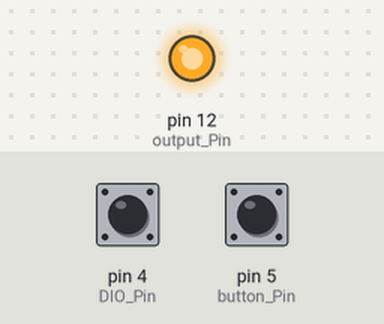
Bench run of a sketch on a simulated Arduino Uno, built with avr-gcc and run on an emulated ATmega328P. Parts: output pins drawn as LEDs (lit = HIGH). The test bench sets the inputs (shaded band); at power-on: pin 4 (DIO_Pin) HIGH, pin 5 (button_Pin) HIGH.

Above: at 1.2 s.
1.3 s: pin 4 (DIO_Pin) pulled LOW for 0.15 s
At 1.37 s:
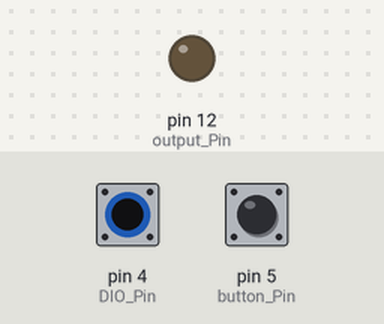
2.9 s: pin 4 (DIO_Pin) pulled LOW for 3.2 s
At 6.4 s:
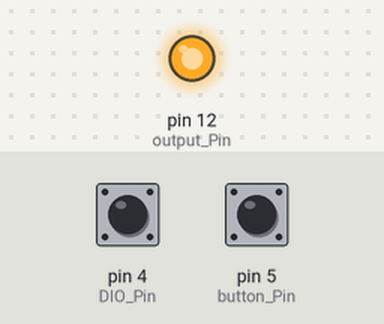
Timing chart, 0 to 7.9 s (numbered marks = the images above; inputs shaded):
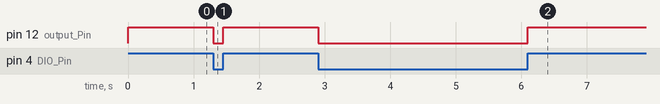

Measured:
- after the input at 1.3 s, pin 12 (output_Pin): HIGH → LOW at once, → HIGH 0.15 s later
- after the input at 2.9 s, pin 12 (output_Pin): HIGH → LOW at once, → HIGH 3.2 s later

The sketch:

DisneyReward.ino
```cpp
// Disney Reward Timer
// Pat Henry
// 20 July 2015
// modified by wolf zinke

// Disney timer for Juicer Control
// based on Version 3a - All pin numbers and global variables now defined in beginning of program
// make it easy to change input/output pin numbers.

// Define all the pins numbers and the global variables here:
const int button_Pin        =   5; // Pin 5 input for juicer hand-held runtime button [RED]
const int DIO_Pin           =   4; // Pin 4 DIO input from ext. computer, juicer control follows this input [YELLOW]
const int output_Pin        =  12; // Pin 12 output pin for jucier [WHITE]

const int DIO_inithigh      =   0; // set to one if the computer line changes from high to low for the reward

unsigned long rew_dur       = 40000; // Juicer default run time in mSecs
unsigned long debounce_time =  60; // button debounce time (make sure it was an intended button press)
unsigned long dead_time     = 10; // dead time after button press

// Setup board with desired configuration
void setup()
{
  pinMode(DIO_Pin,     INPUT_PULLUP); // DIO input
  pinMode(button_Pin,  INPUT_PULLUP); // Switch input
  pinMode(output_Pin,  OUTPUT);       // on-board LED (Juicer control)
}

void loop()
{
     digitalWrite(output_Pin, LOW);                 // turn juicer off

     // computer control with specified duration
     if(DIO_inithigh == 1) {
       if(digitalRead(DIO_Pin)   == LOW) {          // juicer follows DIO when active
          digitalWrite(output_Pin, HIGH);           // turn juicer on
       }
       while(digitalRead(DIO_Pin) == LOW) {}        // wait for the duration of the TTL pulse
            digitalWrite(output_Pin, LOW);          // Reset state of output line

     }else{
       if(digitalRead(DIO_Pin)  == HIGH) {          // juicer follows DIO when active
          digitalWrite(output_Pin, HIGH);           // turn juicer on
       }
       while(digitalRead(DIO_Pin) == HIGH) {}       // wait for the duration of the TTL pulse
             digitalWrite(output_Pin, LOW);         // Reset state of output line
     }

     // Button control - needs to be converted into a pulse of defined duration
     if(digitalRead(button_Pin) == LOW) {           // activate juicer on button press &
       delay(debounce_time);

     if(digitalRead(button_Pin) == LOW) {           // activate juicer on button press &
         digitalWrite(output_Pin, HIGH);            // turn juicer on
         delay(rew_dur);                            // wait for the duration of the reward pulse
         digitalWrite(output_Pin, LOW);             // Reset state of output line
         while(digitalRead(button_Pin)  == LOW) {}  // ensure that the button was released
         delay(dead_time);                          // add some dead time after button release
         }
     }
}
```
